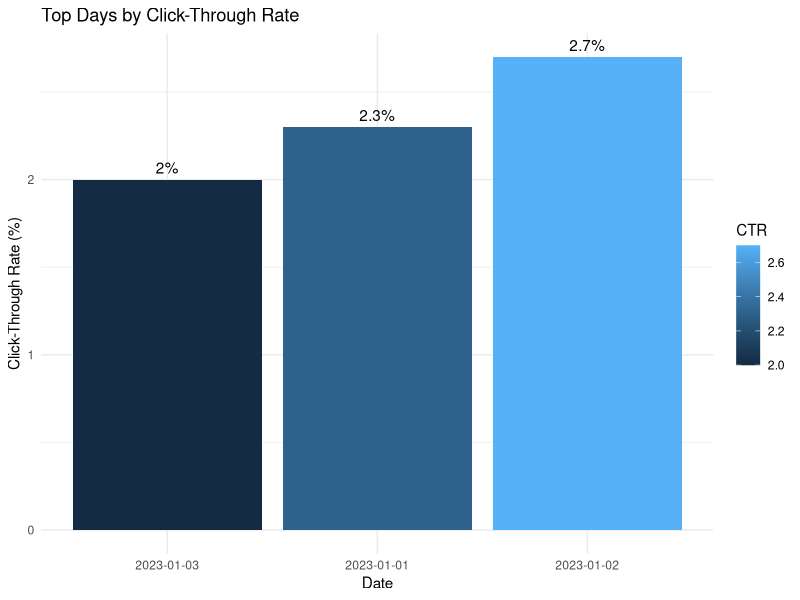

R code for this plot:
library(ggplot2)
traffic<-data.frame(
  Date=as.Date(c("2023-01-01","2023-01-02","2023-01-03")),
  Page_Views=c(1500,1600,1400),
  CTR=c(2.3,2.7,2.0)
)
traffic<-traffic[order(-traffic$CTR),]
ggplot(traffic,aes(x=reorder(as.character(Date),CTR),y=CTR,fill=CTR))+
  geom_col()+
  geom_text(aes(label=paste0(CTR,"%")),vjust=-0.5)+
  labs(title="Top Days by Click-Through Rate",
       x="Date",
       y="Click-Through Rate (%)")+
  theme_minimal()
